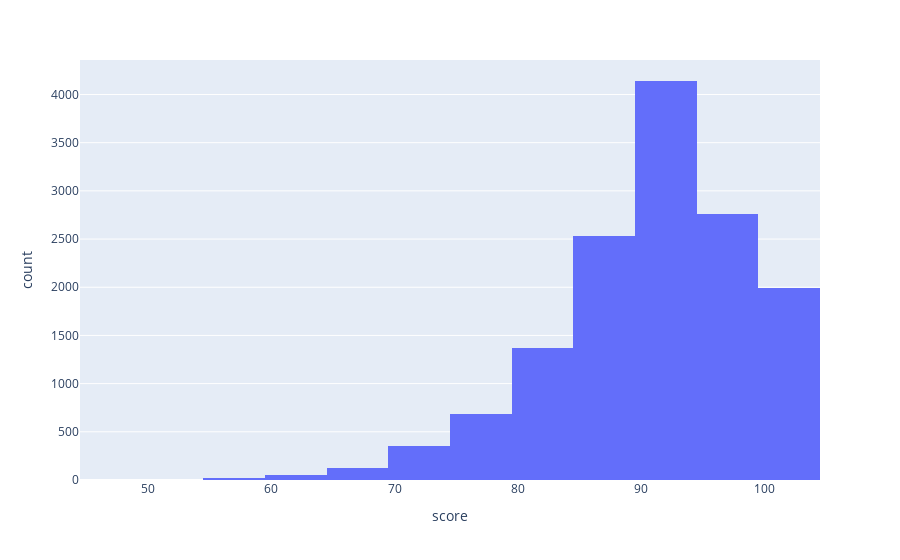

Source (notebook cell):
### Markdown cell above
The figure above has a bin size of 1.

Often, when plotting a histogram, we bin observations into wider bins. Try generating a histogram with 20 bins.

The documentation you'll need can be found at [https://plotly.com/python/histograms/](https://plotly.com/python/histograms/).

This plot will not be graded.

### Code cell
import plotly.express as px
px.histogram(ins,x='score',nbins=20)

### Figure 1 — Plotly figure (JSON) as saved in the notebook; plotly's stock layout.template omitted (floating-point values rounded to 4 significant figures; data arrays with more than 128 entries replaced by an {"elided": "..."} marker saying what was removed)
{"data": [{"alignmentgroup": "True", "bingroup": "x", "hovertemplate": "score=%{x}<br>count=%{y}<extra></extra>", "legendgroup": "", "marker": {"color": "#636efa", "pattern": {"shape": ""}}, "name": "", "nbinsx": 20, "offsetgroup": "", "orientation": "v", "showlegend": false, "type": "histogram", "x": {"elided": "14031 int values"}, "xaxis": "x", "yaxis": "y"}], "layout": {"barmode": "relative", "legend": {"tracegroupgap": 0}, "margin": {"t": 60}, "xaxis": {"anchor": "y", "domain": [0, 1], "title": {"text": "score"}}, "yaxis": {"anchor": "x", "domain": [0, 1], "title": {"text": "count"}}}}
